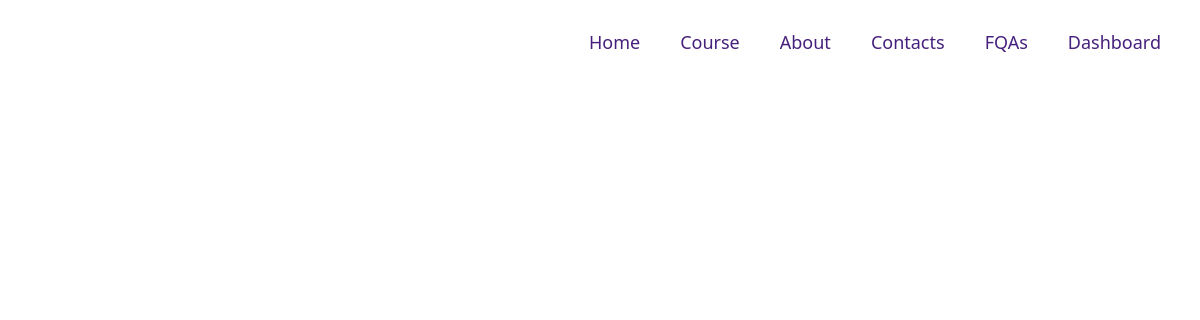
Page /grade1 on the earlier database version.
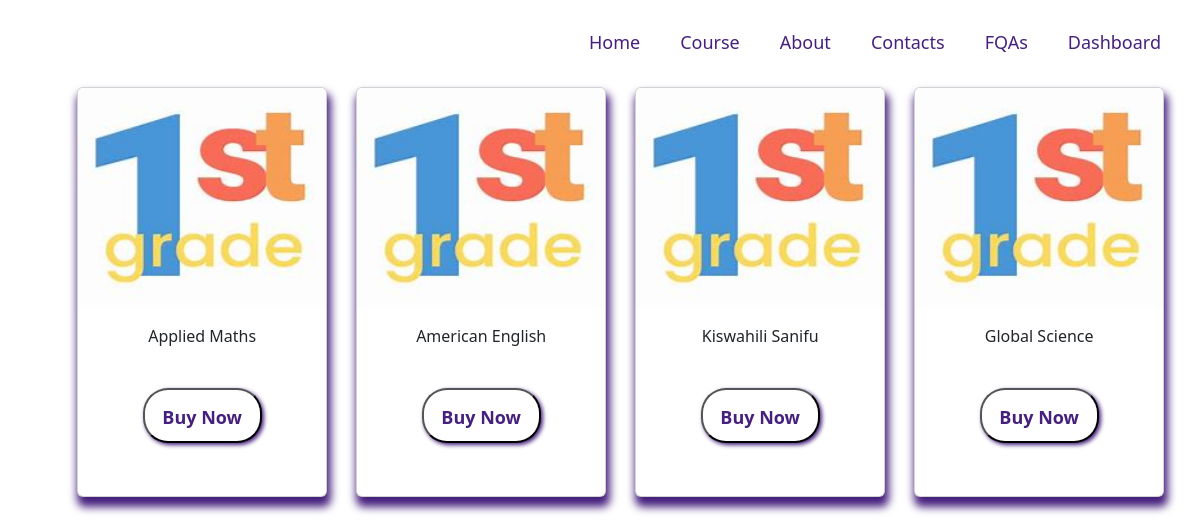
Same page on the later database version.
### homepage/models.py (models this page shows)
class GradeOne(models.Model):
    grade=models.CharField(max_length=25 ,null=True)
    title=models.CharField(max_length=25 ,null=True)
    subject=models.CharField(max_length=25 ,null=True)
    profile=models.FileField(null=True,upload_to='homepage/pdfs/')
    course_image=models.ImageField(null=True,upload_to='homepage/covers/')
    date=models.DateTimeField(auto_now=True,null=True)
    CATEGORY_CHOICES=(
        ('Paid','Paid'),
        ('Free','Free'),
    )
    category=models.CharField(max_length=6, choices =CATEGORY_CHOICES ,null=True)

### homepage/views.py (the view)
# urls.py: path('grade1',grade1_course_list, name="grade1_course_list"),
def grade1_course_list(request):
    courses=GradeOne.objects.all()
    return render(request,"grades/first/grade1_course_list.html",{ "courses":courses})

### homepage/templates/grades/first/grade1_course_list.html (shortened to what this page needs)
{% include 'grades/list.html' %}
<!DOCTYPE html>
<html lang="en">
<head>
</head>
<body>
</body>
</html>

### homepage/templates/grades/list.html (shortened to what this page needs)
{% include 'navbar.html' %}
<!DOCTYPE html>
<html lang="en">
<head>
    <link href="https://cdn.jsdelivr.net/npm/bootstrap@5.2.2/dist/css/bootstrap.min.css" rel="stylesheet">
</head>
<body>
    {% for course in courses %}
  <div class="container">
    <div class="row " >
        <div class="col-md-3">
            <div class="card body-session">
                {% if course.course_image %}
                <img src="{{ course.course_image.url}}" alt="{{ course.title}}" class="card-img-top">
                {% else %}
                <span class="text-muted">No PDF</span>
                {% endif %}
                <div class="card-body">
                    <div class="card-title ">
                        {{ course.title }}
                    </div>
                    {% if course.category == 'Free' %}
                    <div class="card-text ">
                    {% if course.profile %}
                   <button> <a href="{{ course.profile.url }}" download class="btn-outline-primary" >Read</a></button>
                    {% else %}
                    <span class="text-muted">No PDF</span>
                    {% endif %}
                    </div>
                </div>
                 <div class="card-text">
                        {% if course.profile %}
                     <button>   <a href="{{ course.profile.url }}" download class="btn-outline-sucess" target="_blank">Download</a></button>
                        {% else %}
                        <span class="text-muted">No PDF</span>
                        {% endif %}
                    </div>
                    {% else %}
                    <button class="buy"> <a href="{% url 'login' %}">Buy Now</a></button>
                    {% endif %}
             </div>
        </div>
    </div>
</div>
</div>
{% endfor%}
</body>
</body>
</html>

Differences in the rows shown:
added GradeOne: course_image (picture), title "Applied Maths", shows "Buy Now"
added GradeOne: course_image (picture), title "American English", shows "Buy Now"
added GradeOne: course_image (picture), title "Kiswahili Sanifu", shows "Buy Now"
added GradeOne: course_image (picture), title "Global Science", shows "Buy Now"
